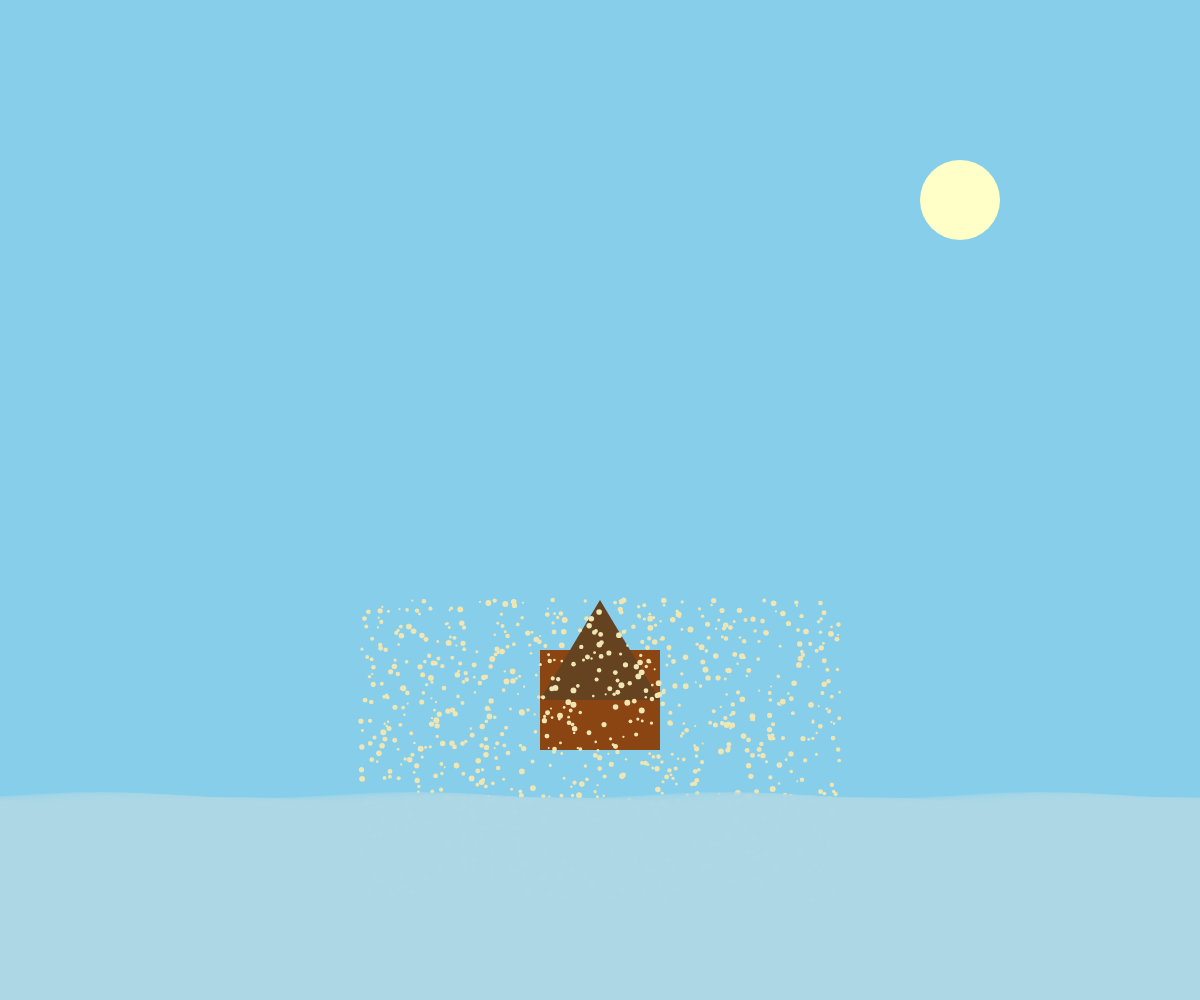
Frame 1 (no input)
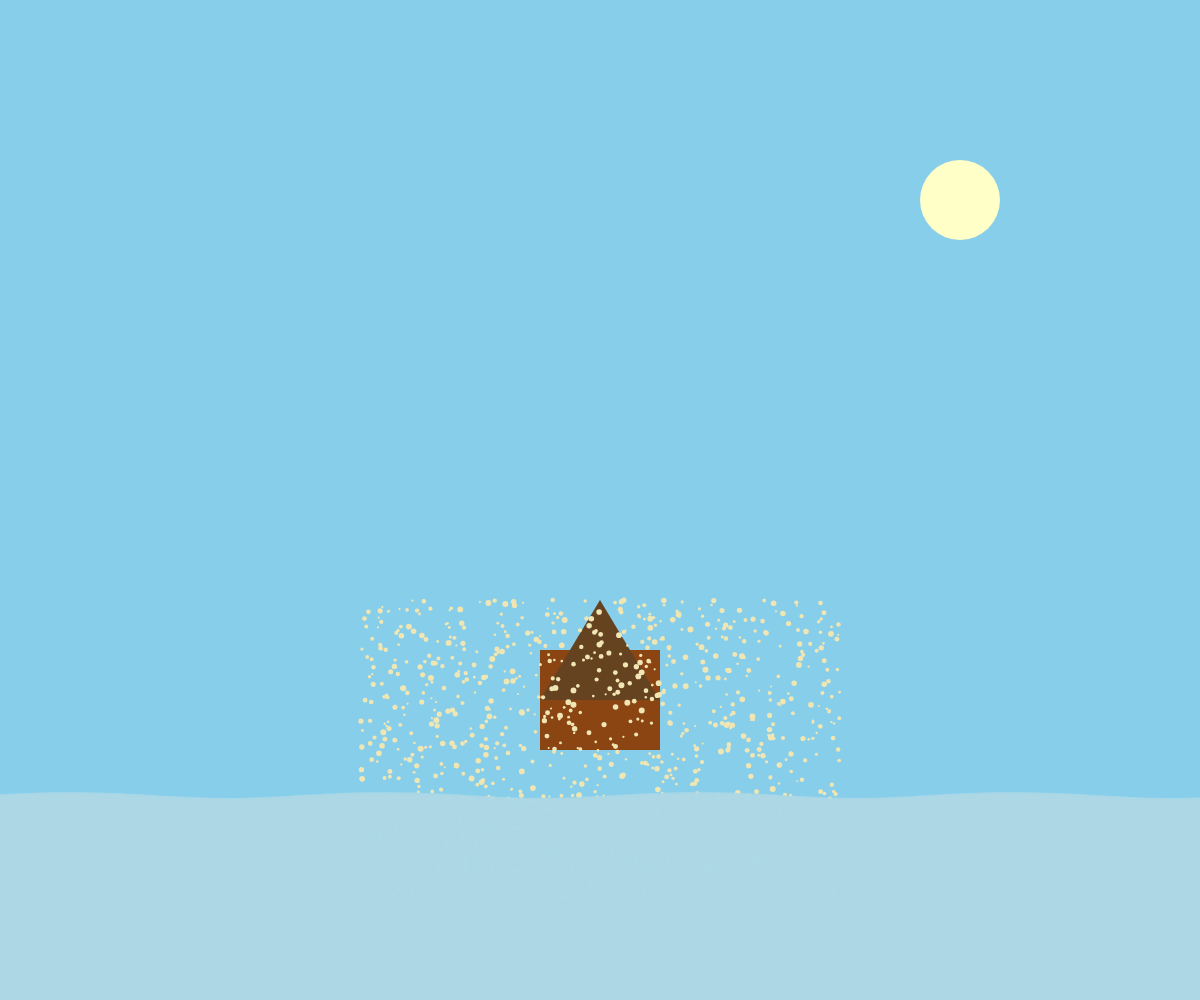
Frame 60 (no input)
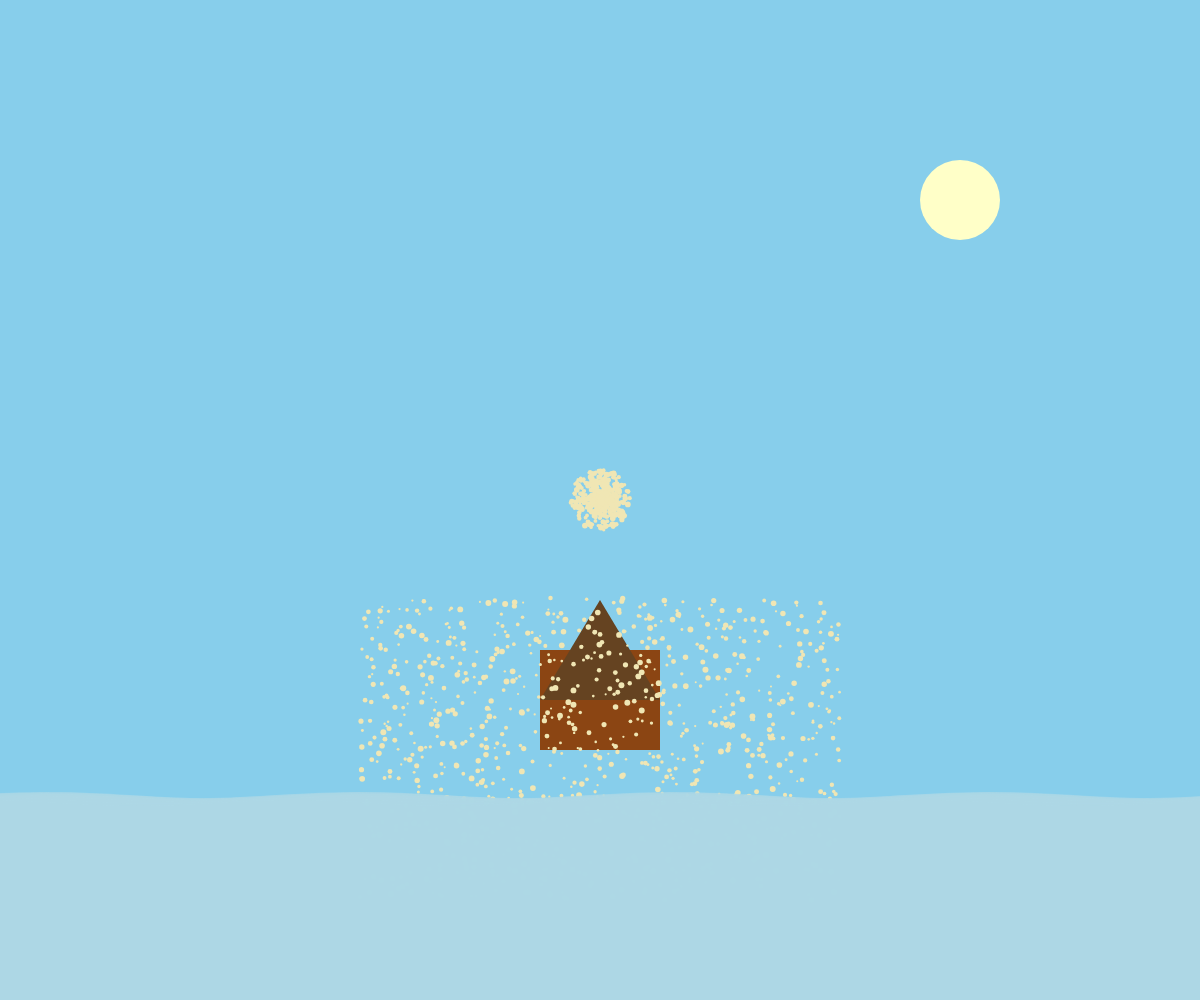
Frame 120 (the mouse pressed at the canvas centre since frame 60)

The p5.js sketch that drew these frames (run headless with seeded random() and noise() and a simulated clock; from frame 60 on, the mouse is pressed at the canvas centre):

// p5.js sketch
// ── sketch.js
let sandParticles = [];
let waveOffset = 0;
let mouseSand = [];

function setup() {
  createCanvas(windowWidth, windowHeight);
  noStroke();
  
  // Create initial sand piles
  for (let i = 0; i < 1000; i++) {
    sandParticles.push({
      x: random(width * 0.3, width * 0.7),
      y: random(height * 0.6, height * 0.9),
      size: random(2, 6),
      color: color(240, 230, 180)
    });
  }
  
  // Create wooden stall
  rectMode(CENTER);
}

function draw() {
  background(135, 206, 235); // Sky blue
  
  // Draw sun
  fill(255, 255, 200);
  noStroke();
  ellipse(width * 0.8, height * 0.2, 80, 80);
  
  // Draw wooden stall
  fill(139, 69, 19);
  rect(width * 0.5, height * 0.7, 120, 100);
  
  // Draw stall roof
  fill(101, 67, 33);
  triangle(width * 0.5 - 60, height * 0.7,
           width * 0.5 + 60, height * 0.7,
           width * 0.5, height * 0.6);
  
  // Draw sand piles
  for (let p of sandParticles) {
    fill(p.color);
    ellipse(p.x, p.y, p.size, p.size);
  }
  
  // Draw waves
  waveOffset += 0.02;
  drawWaves();
  
  // Apply mouse interaction
  applyMouseInteraction();
  
  // Update and display mouse sand effects
  for (let i = mouseSand.length - 1; i >= 0; i--) {
    let m = mouseSand[i];
    fill(m.color);
    ellipse(m.x, m.y, m.size, m.size);
    m.life--;
    if (m.life <= 0) {
      mouseSand.splice(i, 1);
    }
  }
}

function drawWaves() {
  // Draw gentle waves
  fill(173, 216, 230, 150);
  noStroke();
  
  for (let i = 0; i < 10; i++) {
    let waveHeight = sin(waveOffset + i * 0.5) * 5;
    let y = height * 0.8 + waveHeight;
    
    beginShape();
    for (let x = -50; x < width + 50; x += 10) {
      let wave = sin(x * 0.02 + waveOffset + i * 0.3) * 3;
      vertex(x, y + wave);
    }
    vertex(width, height);
    vertex(0, height);
    endShape(CLOSE);
  }
}

function applyMouseInteraction() {
  // Create sand effect where mouse is
  if (mouseIsPressed) {
    let mouseRadius = 30;
    for (let i = 0; i < 10; i++) {
      let angle = random(TWO_PI);
      let distance = random(mouseRadius);
      let x = mouseX + cos(angle) * distance;
      let y = mouseY + sin(angle) * distance;
      
      mouseSand.push({
        x: x,
        y: y,
        size: random(3, 6),
        color: color(240, 230, 180),
        life: random(30, 60)
      });
    }
    
    // Move sand particles near mouse
    for (let p of sandParticles) {
      let d = dist(p.x, p.y, mouseX, mouseY);
      if (d < 150) {
        let force = map(d, 0, 150, 1, 0);
        p.x += random(-force, force);
        p.y += random(-force, force);
      }
    }
  }
}

function windowResized() {
  resizeCanvas(windowWidth, windowHeight);
}
